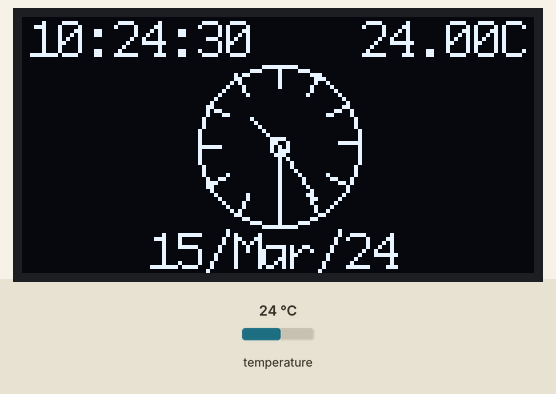
Recording of a sketch running on a simulated ATtiny85, built with avr-gcc and run on an emulated ATtiny85. Parts: 128×64 one-colour display. Wiring (inferred from the names in the program): DS3231 clock at I2C address 0x68. Inputs (shaded band) come from the test bench; at power-on: temperature 24 °C. The local clock reads 2024-03-15 10:24:30 at power-on unless the sketch sets it; what the sketch prints to the serial monitor is not drawn.

Above: at 1.3 s.
1.4 s: temperature set to 12 °C
At 1.8 s:
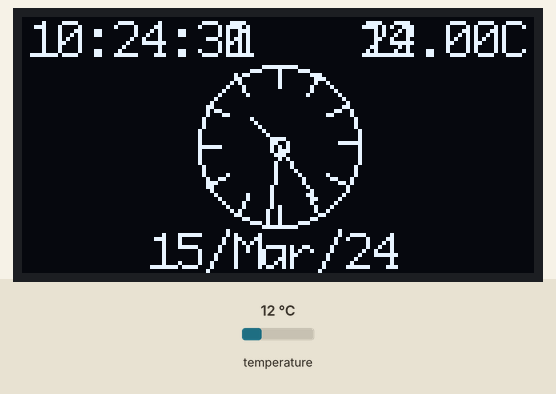
3.7 s: temperature set to 19 °C
At 4.8 s:
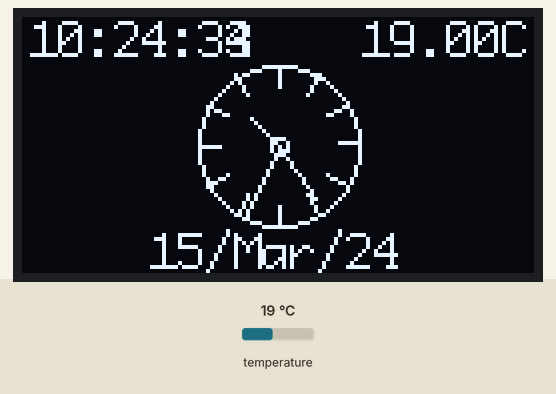
6.6 s: temperature set to 28 °C
At 7.2 s:
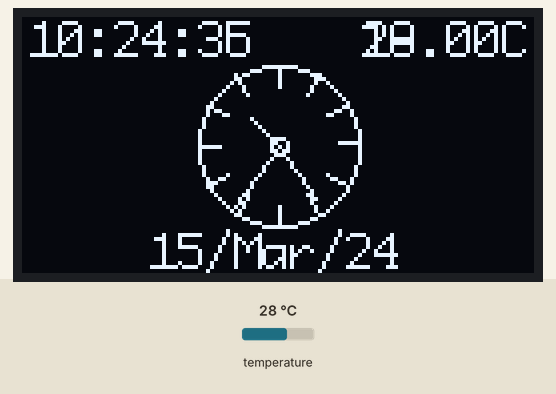
Timing chart, 0 to 9.6 s (numbered marks = the images above; inputs shaded):
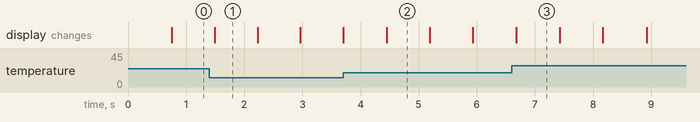

The sketch:

UnoR3-128x64-OLED-analog-clock-DS3231-u8glib-OK.ino
```cpp
// Displays a dynamic analog clock --- Shows the date,time etc set via the setcommand
// FIXED:DS3231 stores and display correct time
// BOM: Arduino (pref Uno), DS3231RTC module, 0.96inch SSD1306 OLED display
//
/******************************************************************************
OLEd Analog Clock using U8GLIB Library
visit https://code.google.com/p/u8glib/ for full details of the U8GLIB library and
full instructions for use.
by Chris Rouse Oct 2014
This version uses a smoother font (profont15) and allows the centre of the clock
to be positioned on the screen by altering the variables clockCentreX and clockCentreY
Note:: Sketch uses 58% of program storage space,
       Global variables use 48% of dyamic memory,
       leaving 1,057 bytes for local variables.
Using a IIC 128x64 OLED with SSD1306 chip
RTC DS3231
******************************************************************************/

// Add libraries
#include "U8glib.h"
#include <Wire.h>


#define DS3231_I2C_ADDRESS 0x68
#define DS3231_TEMPERATURE_MSB 0x11
#define DS3231_TEMPERATURE_LSB 0x12


// setup u8g object
U8GLIB_SSD1306_128X64 u8g(U8G_I2C_OPT_NONE);  // I2C


char monthString[37]= {"JanFebMarAprMayJunJulAugSepOctNovDec"};
int  monthIndex[122] ={0,3,6,9,12,15,18,21,24,27,30,33};
String thisMonth = "";
String thisTime = "";
String thisDay="";
int clockCentreX = 64; // used to fix the centre the analog clock
int clockCentreY = 32; // used to fix the centre the analog clock

//
//TMP36 Pin Variables
// boolean useTMP36 = true;  // set this to false if you don not use TMP36
boolean useTMP36 = false;
#define aref_voltage 3.3 // we tie 3.3V to ARef and measure it with a multimeter!
int tempPin = 1; //the analog pin the TMP36's Vout (sense) pin is connected to
//the resolution is 10 mV / degree centigrade with a
//500 mV offset to allow for negative temperatures
int tempReading; // the analog reading from the sensor
  //


void draw(void) {
  //
  byte second, minute, hour, dayOfWeek, dayOfMonth, month, year;
  // retrieve data from DS3231
  readDS3231time(&second, &minute, &hour, &dayOfWeek, &dayOfMonth, &month,
  &year);


  // graphic commands to redraw the complete screen should be placed here
  u8g.setFont(u8g_font_profont15);
  //u8g.setFont(u8g_font_6x10);
  //

  //********* display date at bottom of screen
  thisDay = String((int)dayOfMonth, DEC) + "/";
  thisMonth="";
  for (int i=0; i<=2; i++){
    thisMonth += monthString[monthIndex[(int)month-1]+i];
  }
  thisDay=thisDay + thisMonth + "/";
  thisDay=thisDay + String((int)year , DEC);
  const char* newDay = (const char*) thisDay.c_str();
  u8g.drawStr(32,63, newDay);


  // *********display time in digital format
  thisTime="";
  thisTime=String((int)hour) + ":";
  if ((int)minute < 10){ thisTime=thisTime + "0";} // add leading zero if required
  thisTime=thisTime + String((int)minute) + ":";
  if ((int)second < 10){ thisTime=thisTime + "0";} // add leading zero if required
  thisTime=thisTime + String((int)second);
  const char* newTime = (const char*) thisTime.c_str();
  u8g.drawStr(2,10, newTime);

  // for testing/debugging purposes only
  Serial.println(newTime);

  //
  // ***********Now draw the clock face
  u8g.drawCircle(clockCentreX, clockCentreY, 20); // main outer circle
  u8g.drawCircle(clockCentreX, clockCentreY, 2);  // small inner circle
  //

  //hour ticks
  for( int z=0; z < 360;z= z + 30 ){
  //Begin at 0° and stop at 360°
    float angle = z ;
    angle=(angle/57.29577951) ; //Convert degrees to radians
    int x2=(clockCentreX+(sin(angle)*20));
    int y2=(clockCentreY-(cos(angle)*20));
    int x3=(clockCentreX+(sin(angle)*(20-5)));
    int y3=(clockCentreY-(cos(angle)*(20-5)));
    u8g.drawLine(x2,y2,x3,y3);
  }
  // display second hand
  float angle = (int)second *6 ;
  angle=(angle/57.29577951) ; //Convert degrees to radians
  int x3=(clockCentreX+(sin(angle)*(20)));
  int y3=(clockCentreY-(cos(angle)*(20)));
  u8g.drawLine(clockCentreX,clockCentreY,x3,y3);

  // display minute hand
  angle = (int)minute * 6 ;
  angle=(angle/57.29577951) ; //Convert degrees to radians
  x3=(clockCentreX+(sin(angle)*(20-3)));
  y3=(clockCentreY-(cos(angle)*(20-3)));
  u8g.drawLine(clockCentreX,clockCentreY,x3,y3);

  // display hour hand
  angle = (int)hour * 30 + int(((int)minute / 12) * 6 )   ;
  angle=(angle/57.29577951) ; //Convert degrees to radians
  x3=(clockCentreX+(sin(angle)*(20-11)));
  y3=(clockCentreY-(cos(angle)*(20-11)));
  u8g.drawLine(clockCentreX,clockCentreY,x3,y3);

  //==========Temperature

  //*********for now lets try print Temp using Arduino internal temp sensor
//   String thisTemp1 = String(GetTemp()) + "C";
//   // printing output as follows used less program storage space
//   const char* thisTemp = (const char*) thisTemp1.c_str();
//   // u8glib API ref: https://github.com/olikraus/u8glib/wiki/userreference
//   u8g.drawStr(85,10,thisTemp);

   // OR - use DS3231's internal temp sensor which is quite accurate

   String thisTemp1 = String(DS3231_getTemperature()) + "C";
   // printing output as follows used less program storage space
   const char* thisTemp = (const char*) thisTemp1.c_str();
   // u8glib API ref: https://github.com/olikraus/u8glib/wiki/userreference
   u8g.drawStr(85,10,thisTemp);

}

void setup(void) {
  Wire.begin(); //for ds3231
  Serial.begin(9600);
}

void loop(void) {
  // picture loop
  u8g.firstPage();
  do {
    draw();
  } while( u8g.nextPage() );

}

///////////////////////////////////////////
// supporting methods for ds3231
// Convert normal decimal numbers to binary coded decimal
byte decToBcd(byte val)
{
  return( (val/10*16) + (val%10) );
}
// Convert binary coded decimal to normal decimal numbers
byte bcdToDec(byte val)
{
  return( (val/16*10) + (val%16) );
}

void setDS3231time(byte second, byte minute, byte hour, byte dayOfWeek, byte
dayOfMonth, byte month, byte year)
{
  // sets time and date data to DS3231
  Wire.beginTransmission(DS3231_I2C_ADDRESS);
  Wire.write(0); // set next input to start at the seconds register
  Wire.write(decToBcd(second)); // set seconds
  Wire.write(decToBcd(minute)); // set minutes
  Wire.write(decToBcd(hour)); // set hours
  Wire.write(decToBcd(dayOfWeek)); // set day of week (1=Sunday, 7=Saturday)
  Wire.write(decToBcd(dayOfMonth)); // set date (1 to 31)
  Wire.write(decToBcd(month)); // set month
  Wire.write(decToBcd(year)); // set year (0 to 99)
  Wire.endTransmission();
}

void readDS3231time(byte *second, byte *minute, byte *hour, byte *dayOfWeek, byte *dayOfMonth, byte *month, byte *year)
{
  Wire.beginTransmission(DS3231_I2C_ADDRESS);
  Wire.write(0); // set DS3231 register pointer to 00h
  Wire.endTransmission();
  Wire.requestFrom(DS3231_I2C_ADDRESS, 7);
  // request seven bytes of data from DS3231 starting from register 00h
  *second = bcdToDec(Wire.read() & 0x7f);
  *minute = bcdToDec(Wire.read());
  *hour = bcdToDec(Wire.read() & 0x3f);
  *dayOfWeek = bcdToDec(Wire.read());
  *dayOfMonth = bcdToDec(Wire.read());
  *month = bcdToDec(Wire.read());
  *year = bcdToDec(Wire.read());
}

//*******************************Taken from Uno DS3231.cpp lib
// Working perfectly for Digispark AND ATtiny85
float DS3231_getTemperature() {
  // Checks the internal thermometer on the DS3231 and returns the
  // temperature as a floating-point value.

  // Updated / modified a tiny bit from "Coding Badly" and "Tri-Again"
  // http://forum.arduino.cc/index.php/topic,22301.0.html

  byte tMSB, tLSB;
  float temp3231;

  // temp registers (11h-12h) get updated automatically every 64s
  Wire.beginTransmission(DS3231_I2C_ADDRESS);
  Wire.write(0x11);
  Wire.endTransmission();
  Wire.requestFrom(DS3231_I2C_ADDRESS, 2);

  // Should I do more "if available" checks here?
  if(Wire.available()) {
    tMSB = Wire.read(); //2's complement int portion
    tLSB = Wire.read(); //fraction portion

    temp3231 = ((((short)tMSB << 8) | (short)tLSB) >> 6) / 4.0;
  }
  else {
    temp3231 = -9999; // Some obvious error value
  }

  return temp3231;
}


  //********for internal temperature sensor
  // https://playground.arduino.cc/Main/InternalTemperatureSensor
double GetTemp(void)
{
  unsigned int wADC;
  double t;

  // The internal temperature has to be used
  // with the internal reference of 1.1V.
  // Channel 8 can not be selected with
  // the analogRead function yet.

  // Set the internal reference and mux.
  ADMUX = (_BV(REFS1) | _BV(REFS0) | _BV(MUX3));
  ADCSRA |= _BV(ADEN);  // enable the ADC

  delay(20);            // wait for voltages to become stable.

  ADCSRA |= _BV(ADSC);  // Start the ADC

  // Detect end-of-conversion
  while (bit_is_set(ADCSRA,ADSC));

  // Reading register "ADCW" takes care of how to read ADCL and ADCH.
  wADC = ADCW;

  // The offset of 324.31 could be wrong. It is just an indication.
  t = (wADC - 324.31 ) / 1.22;

  // The returned temperature is in degrees Celsius.
  return (t);
}
```

Measured:
- what the display in image 1 shows lasts 0.7 s, from 1.5 s to 2.2 s
